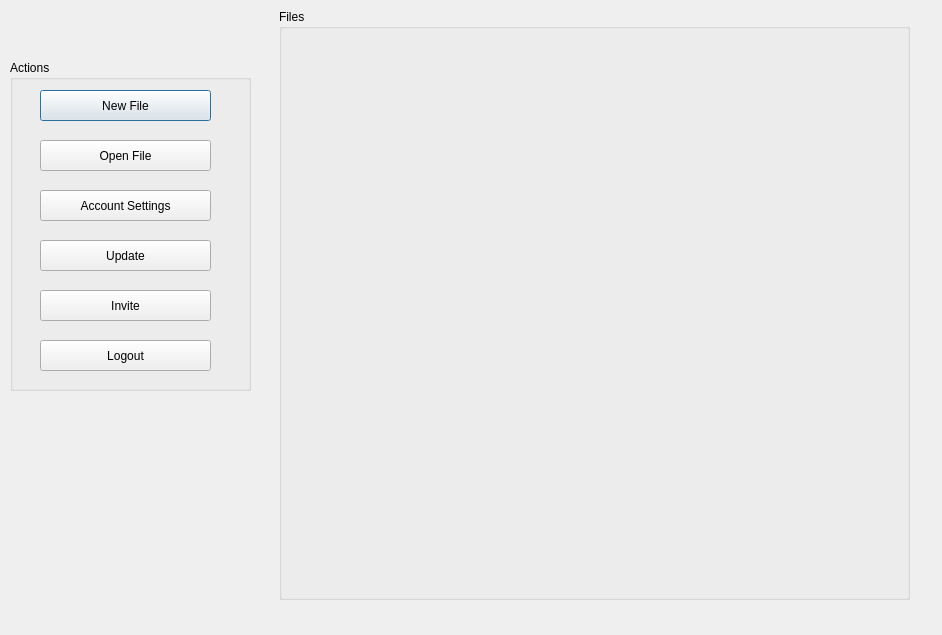
<?xml version="1.0" encoding="UTF-8"?>
<ui version="4.0">
 <class>homeLoggedIn</class>
 <widget class="QDialog" name="homeLoggedIn">
  <property name="geometry">
   <rect>
    <x>0</x>
    <y>0</y>
    <width>942</width>
    <height>635</height>
   </rect>
  </property>
  <property name="minimumSize">
   <size>
    <width>942</width>
    <height>635</height>
   </size>
  </property>
  <property name="windowTitle">
   <string>Dialog</string>
  </property>
  <widget class="QGroupBox" name="groupBox">
   <property name="geometry">
    <rect>
     <x>10</x>
     <y>60</y>
     <width>241</width>
     <height>331</height>
    </rect>
   </property>
   <property name="title">
    <string>Actions</string>
   </property>
   <widget class="QPushButton" name="pushButtonNewFile">
    <property name="geometry">
     <rect>
      <x>30</x>
      <y>30</y>
      <width>171</width>
      <height>31</height>
     </rect>
    </property>
    <property name="minimumSize">
     <size>
      <width>171</width>
      <height>31</height>
     </size>
    </property>
    <property name="text">
     <string>New File</string>
    </property>
   </widget>
   <widget class="QPushButton" name="pushButtonOpenFile">
    <property name="geometry">
     <rect>
      <x>30</x>
      <y>80</y>
      <width>171</width>
      <height>31</height>
     </rect>
    </property>
    <property name="minimumSize">
     <size>
      <width>171</width>
      <height>31</height>
     </size>
    </property>
    <property name="text">
     <string>Open File</string>
    </property>
   </widget>
   <widget class="QPushButton" name="pushButtonSettings">
    <property name="geometry">
     <rect>
      <x>30</x>
      <y>130</y>
      <width>171</width>
      <height>31</height>
     </rect>
    </property>
    <property name="minimumSize">
     <size>
      <width>171</width>
      <height>31</height>
     </size>
    </property>
    <property name="text">
     <string>Account Settings</string>
    </property>
   </widget>
   <widget class="QPushButton" name="pushButtonUpdate">
    <property name="geometry">
     <rect>
      <x>30</x>
      <y>180</y>
      <width>171</width>
      <height>31</height>
     </rect>
    </property>
    <property name="minimumSize">
     <size>
      <width>171</width>
      <height>31</height>
     </size>
    </property>
    <property name="text">
     <string>Update</string>
    </property>
   </widget>
   <widget class="QPushButton" name="pushButtonInvite">
    <property name="geometry">
     <rect>
      <x>30</x>
      <y>230</y>
      <width>171</width>
      <height>31</height>
     </rect>
    </property>
    <property name="minimumSize">
     <size>
      <width>171</width>
      <height>31</height>
     </size>
    </property>
    <property name="text">
     <string>Invite</string>
    </property>
   </widget>
   <widget class="QPushButton" name="pushButtonLogout">
    <property name="geometry">
     <rect>
      <x>30</x>
      <y>280</y>
      <width>171</width>
      <height>31</height>
     </rect>
    </property>
    <property name="minimumSize">
     <size>
      <width>171</width>
      <height>31</height>
     </size>
    </property>
    <property name="text">
     <string>Logout</string>
    </property>
   </widget>
  </widget>
  <widget class="QGroupBox" name="groupBox_2">
   <property name="geometry">
    <rect>
     <x>279</x>
     <y>9</y>
     <width>631</width>
     <height>591</height>
    </rect>
   </property>
   <property name="title">
    <string>Files</string>
   </property>
  </widget>
  <widget class="QLabel" name="welcomeLabel">
   <property name="geometry">
    <rect>
     <x>20</x>
     <y>20</y>
     <width>201</width>
     <height>21</height>
    </rect>
   </property>
   <property name="text">
    <string/>
   </property>
  </widget>
 </widget>
 <resources/>
 <connections/>
</ui>
